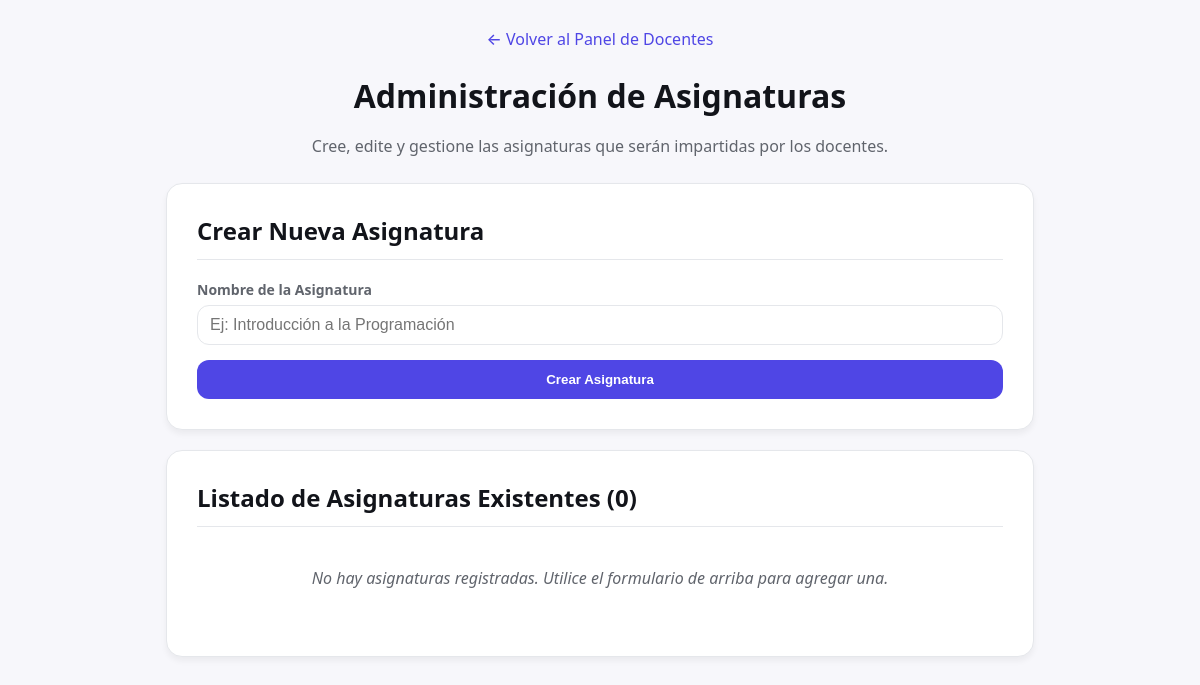
/panel/Crear-Usuarios/Crear-Materia.php, run on an earlier commit of the app's database.
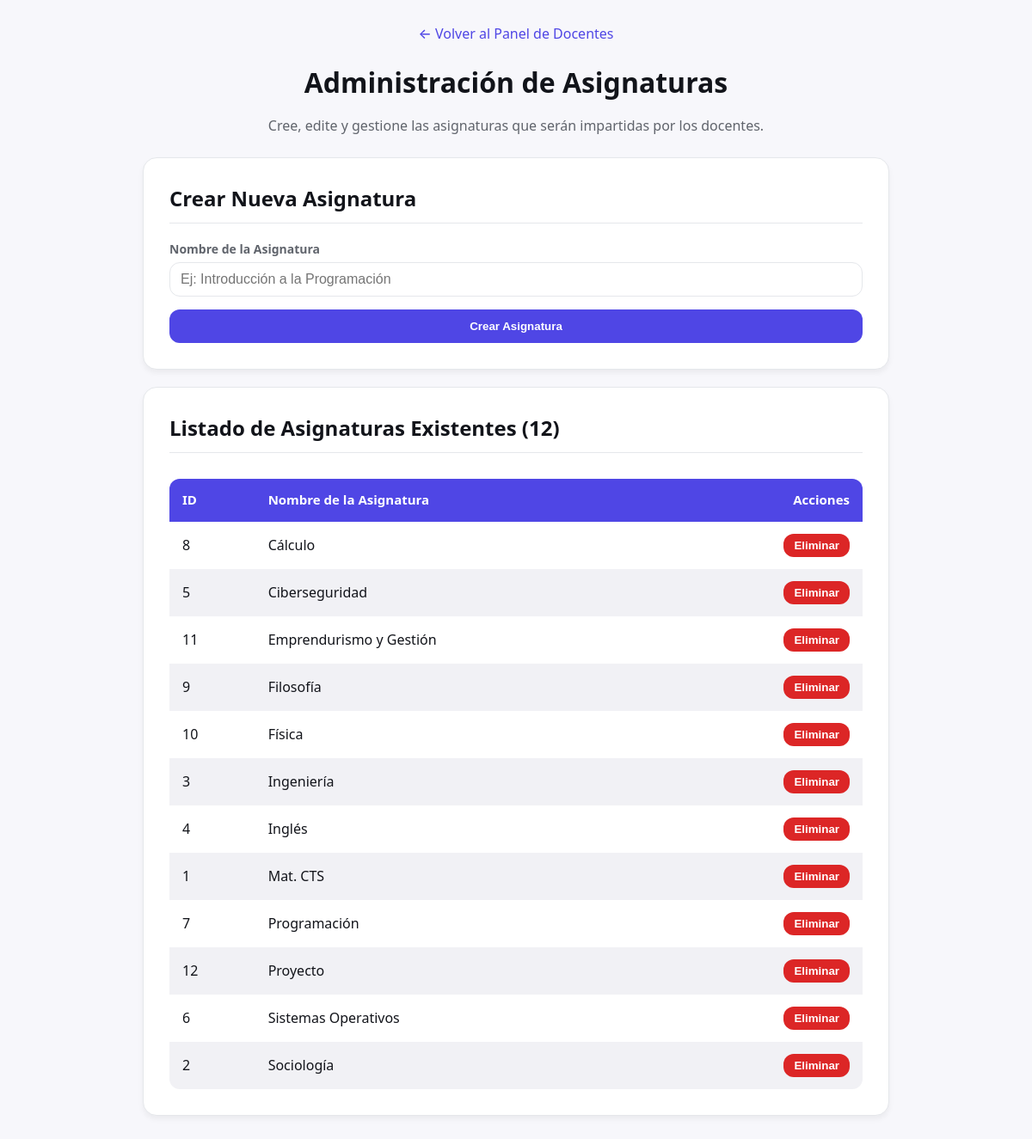
And on a later commit of the database.
### tables this page shows
CREATE TABLE `asignatura` (
  `ID_Asignatura` int(11) NOT NULL,
  `Nombre` varchar(255) NOT NULL
);

### panel/Crear-Usuarios/Crear-Materia.php (the view, shortened to what this page needs)
<?php
$message_text = '';
$message_type = '';
$asignaturas = [];
include "../../conexion.php";
if (isset($conn) && !$conn->connect_error) {
    $sql = "SELECT ID_Asignatura, Nombre FROM asignatura ORDER BY Nombre ASC";
    if ($result = $conn->query($sql)) {
        if ($result->num_rows > 0) {
            while ($row = $result->fetch_assoc()) {
                $asignaturas[] = $row;
            }
        }
    } else {
        if (empty($message_text)) {
            $message_type = 'error';
            $message_text = "❌ Error al listar las asignaturas: " . $conn->error . ". Asegúrese de que la tabla 'asignatura' exista.";
        }
    }
}
?>
<!DOCTYPE html>
<html lang="es">
<head>
</head>
<body>
    <div class="container">
        <a href="docentescreado.php" class="back-link">← Volver al Panel de Docentes</a>
        <h1>Administración de Asignaturas</h1>
        <p style="text-align: center; color: var(--muted); margin-bottom: 25px;">Cree, edite y gestione las asignaturas que serán impartidas por los docentes.</p>
        <div class="card">
            <h2>Crear Nueva Asignatura</h2>
            <form method="POST" action="">
                <div class="form-group">
                    <label for="nombre_asignatura">Nombre de la Asignatura</label>
                    <input type="text" name="nombre_asignatura" id="nombre_asignatura" required placeholder="Ej: Introducción a la Programación">
                </div>
                <button type="submit" class="btn btn-full">Crear Asignatura</button>
            </form>
        </div>
        <div class="card">
            <h2>Listado de Asignaturas Existentes (<?php echo count($asignaturas); ?>)</h2>
            <?php if (count($asignaturas) > 0): ?>
                <div class="table-container">
                    <table>
                        <thead>
                            <tr>
                                <th>ID</th>
                                <th>Nombre de la Asignatura</th>
                                <th style="text-align: right;">Acciones</th>
                            </tr>
                        </thead>
                        <tbody>
                            <?php foreach ($asignaturas as $asignatura): ?>
                            <tr>
                                <td><?php echo htmlspecialchars($asignatura['ID_Asignatura']); ?></td>
                                <td><?php echo htmlspecialchars($asignatura['Nombre']); ?></td>
                                <td class="action-cell">
                                    <form method="POST" action="" onsubmit="return confirm('¿Está seguro de que desea eliminar la asignatura «<?php echo htmlspecialchars($asignatura['Nombre']); ?>»? Esta acción es irreversible.');">
                                        <button type="submit" class="btn btn-delete">Eliminar</button>
                                    </form>
                                </td>
                            </tr>
                            <?php endforeach; ?>
                        </tbody>
                    </table>
                </div>
            <?php else: ?>
                 <?php if (empty($message_text) || $message_type == 'info'): ?>
                    <p style="text-align: center; padding: 20px; font-style: italic; color: var(--muted);">No hay asignaturas registradas. Utilice el formulario de arriba para agregar una.</p>
                <?php endif; ?>
            <?php endif; ?>
        </div>
    </div>
</body>
</html>

What changed in the data, as far as the page shows it:
added asignatura: ID_Asignatura "8", Nombre "Cálculo"
added asignatura: ID_Asignatura "5", Nombre "Ciberseguridad"
added asignatura: ID_Asignatura "11", Nombre "Emprendurismo y Gestión"
added asignatura: ID_Asignatura "9", Nombre "Filosofía"
added asignatura: ID_Asignatura "10", Nombre "Física"
added asignatura: ID_Asignatura "3", Nombre "Ingeniería"
added asignatura: ID_Asignatura "4", Nombre "Inglés"
added asignatura: ID_Asignatura "1", Nombre "Mat. CTS"
added asignatura: ID_Asignatura "7", Nombre "Programación"
added asignatura: ID_Asignatura "12", Nombre "Proyecto"
added asignatura: ID_Asignatura "6", Nombre "Sistemas Operativos"
added asignatura: ID_Asignatura "2", Nombre "Sociología"
Also different on the page:
count($asignaturas): "0" → "12"
text no longer shown: "No hay asignaturas registradas. Utilice el formulario de arriba para agregar una."
text now shown: "ID Nombre de la Asignatura Acciones"
